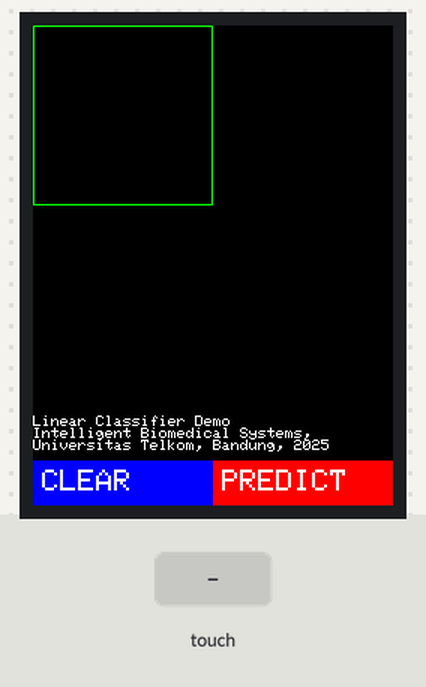
Simulated run of this sketch. Board: Arduino Uno, built with avr-gcc and run on an emulated ATmega328P. Shown: 240×320 colour display. Inputs (shaded band) come from the test bench.

Above: at 1.5 s.
1.6 s: touch panel pressed at 62 % / 10 % of its raw x / y range
At 3.1 s:
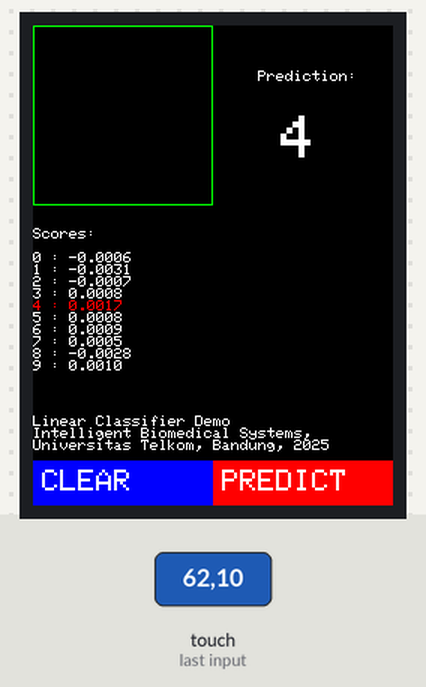
3.4 s: touch panel pressed at 87 % / 10 % of its raw x / y range
At 3.7 s:
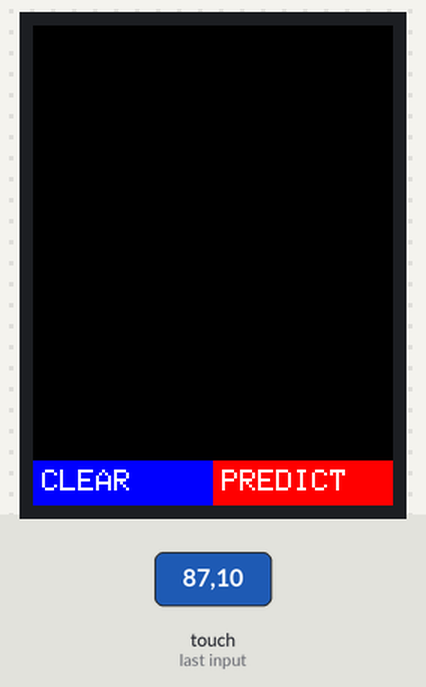
5.2 s: touch panel pressed at 13 % / 90 % of its raw x / y range
At 6.4 s:
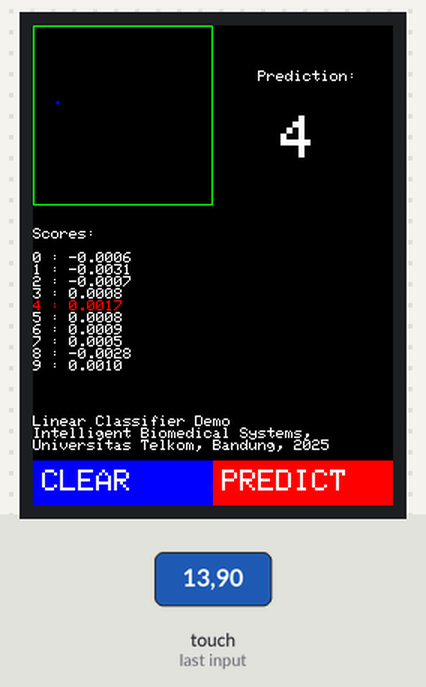
6.7 s: touch panel pressed at 13 % / 10 % of its raw x / y range
At 8.1 s:
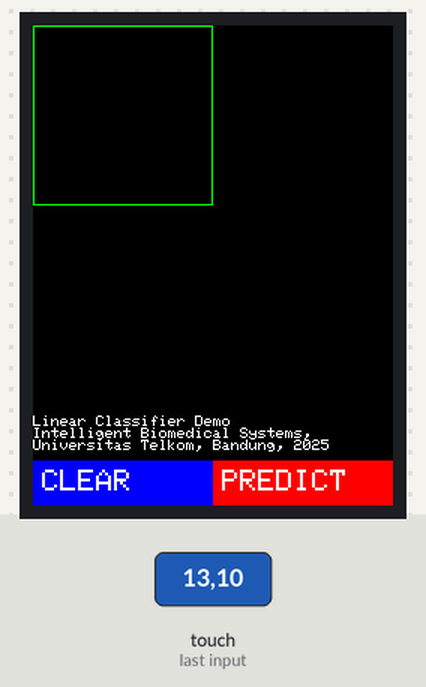
Timing chart, 0 to 9.4 s (numbered marks = the images above; inputs shaded):
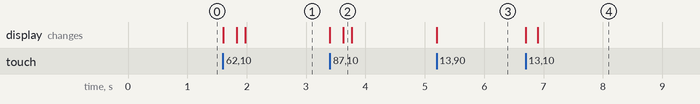

Measured:
- after the input at 1.6 s, the display: first changes at once (image 1 shows a later state)
- after the input at 3.4 s, the display: first changes at once (image 2 shows a later state)
- after the input at 5.2 s, the display: changes at once (image 3)
- after the input at 6.7 s, the display: first changes at once (image 4 shows a later state)

The sketch:

linear-classifier.ino
```cpp
/**
 * Auralius Manurung -- Universitas Telkom
 * auralius.manurung@ieee.org
 */

#include <MCUFRIEND_kbv.h>
MCUFRIEND_kbv tft;  // hard-wired for UNO shields anyway.
#include <TouchScreen.h>
#include "matrix.h"  // the weight matrix is here

const int XP = 6, YP = A1, XM = A2, YM = 7;  //most common configuration
const int TS_LEFT = 174, TS_RT = 902, TS_TOP = 215, TS_BOT = 957;

TouchScreen ts = TouchScreen(XP, YP, XM, YM, 300);
TSPoint tp;

#define MINPRESSURE 100
#define MAXPRESSURE 1000
# define PENRADIUS  1

const int16_t W8 = 240 / 8;
const int16_t W16 = 240 / 16;
const int16_t W2 = 240 / 2;

int16_t ROI[8];  //xmin, ymin, xmax, ymax, width, length, center x, center y

// The discretized drawing area: 8x8 grids, max value of each grid is 16
byte GRID[8][8];

// Grayscale colors in 17 steps: 0 to 16
uint16_t GREYS[17];

// Grayscale of 17 steps from TFT_BLACK (0x0000) to white(0xFFFF)
// #15 and #16 are both (0xFFFF) for simplification since 17 is an odd number
void create_greys() {
  for (int16_t k = 0; k < 16; k++)
    GREYS[k] = ((2 * k << 11) | (4 * k << 5) | 2 * k);
  GREYS[16] = 0xFFFF;
}


// Clear the grid data, set all to 0
void reset_grid() {
  for (int16_t i = 0; i < 8; i++)
    for (int16_t j = 0; j < 8; j++)
      GRID[i][j] = 0;

  // Reset ROI
  ROI[0] = 1000;  // xmin
  ROI[1] = 1000;  // ymin
  ROI[2] = 0;     // xmax
  ROI[3] = 0;     // ymax
  ROI[4] = 0;
  ROI[5] = 0;
  ROI[6] = 0;
  ROI[7] = 0;
}


// Normalize the numbers in the grids such that they range from 0 to 16
void normalize_grid() {
  // find the maximum
  float maxval = 0.0;
  for (int16_t i = 0; i < 8; i++)
    for (int16_t j = 0; j < 8; j++)
      if (GRID[i][j] > maxval)
        maxval = GRID[i][j];

  // normalize such that the maximum is 16.0
  for (int16_t i = 0; i < 8; i++)
    for (int16_t j = 0; j < 8; j++) {
      GRID[i][j] = (float)GRID[i][j] / maxval * 16.0 + 0.5;  // round instead of floor!
      if (GRID[i][j] > 16)
        GRID[i][j] = 16;
    }
}


// Draw the grids in the screen
// The fill-color or the gray-level of each grid is set based on its value
void area_setup() {
  tft.fillRect(0, 0, 240, 320 - W8, TFT_BLACK);

  for (int16_t i = 0; i < 8; i++) {
    for (int16_t j = 0; j < 8; j++) {
      tft.fillRect(i * W16, j * W16, W16, W16, GREYS[GRID[i][j]]);
    }
  }

  tft.drawRect(0, 0, W16 * 8, W16 * 8, TFT_GREEN);

  tft.setTextSize(1);
  tft.setTextColor(TFT_WHITE);
  tft.setCursor(0, 320 - W8 * 2);
  tft.print(F("Linear Classifier Demo\nIntelligent Biomedical Systems,\nUniversitas Telkom, Bandung, 2025"));
}


// Track ROI, the specific area where the drawing occurs
void track_roi(int16_t xpos, int16_t ypos) {
  if (xpos - PENRADIUS < ROI[0])
    ROI[0] = xpos - PENRADIUS;
  if (xpos + PENRADIUS > ROI[2])
    ROI[2] = xpos + PENRADIUS;
  if (ypos - PENRADIUS < ROI[1])
    ROI[1] = ypos - PENRADIUS;
  if (ypos + PENRADIUS > ROI[3])
    ROI[3] = ypos + PENRADIUS;

  ROI[4] = ROI[2] - ROI[0];
  ROI[5] = ROI[3] - ROI[1];

  ROI[6] = ROI[0] + ROI[4] / 2;
  ROI[7] = ROI[1] + ROI[5] / 2;
}


// Draw the ROI as a TFT_RED rectangle
void draw_roi() {
  tft.drawRect(ROI[0], ROI[1], ROI[4], ROI[5], TFT_RED);
  tft.drawCircle(ROI[6], ROI[7], 2, TFT_RED);
}


// Draw the two button at the bottom of the screen
void draw_buttons(char *label1, char *label2) {
  // Add 2 buttons in the bottom: CLEAR and PREDICT
  tft.fillRect(0, 320 - W8, W2, W2, TFT_BLUE);
  tft.fillRect(W2, 320 - W8, W2, W2, TFT_RED);
  tft.setTextSize(2);
  tft.setCursor(6, 320 - W8 + 6);
  tft.print(label1);
  tft.setCursor(W2 + 6, 320 - W8 + 6);
  tft.print(label2);
}


// Put text at the bottom of the screen, right above the two buttons
void print_label(byte label) {
  tft.setCursor(W16 * 10, W16 * 2);
  tft.setTextSize(1);

  if (label == 255) {
    tft.print(F("Please wait!"));
  } else {
    tft.print(F("Prediction:"));

    tft.setCursor(W16 * 11, W16 * 4);
    tft.setTextSize(4);

    char label_txt[3];
    itoa(label, label_txt, 10);
    tft.print(label);
  }
}


// Arduino setup function
void setup(void) {
  //Serial.begin(9600);

  create_greys();

  tft.reset();
  tft.begin(tft.readID());
  tft.fillScreen(TFT_BLACK);

  reset_grid();
  area_setup();

  draw_buttons("CLEAR", "PREDICT");
}


void loop() {
  int16_t xpos, ypos;  //screen coordinates
  tp = ts.getPoint();  //tp.x, tp.y are ADC values

  // if sharing pins, you'll need to fix the directions of the touchscreen pins
  pinMode(XM, OUTPUT);
  pinMode(YP, OUTPUT);

  // we have some minimum pressure we consider 'valid'
  if (tp.z > MINPRESSURE && tp.z < MAXPRESSURE) {
    /// Map to your current pixel orientation
    xpos = map(tp.x, TS_LEFT, TS_RT, 0, 240);
    ypos = map(tp.y, TS_BOT, TS_TOP, 0, 320);

    // are we in drawing area ?
    if (((ypos - PENRADIUS) > 0) && ((ypos + PENRADIUS) < W16 * 8) && ((xpos - PENRADIUS) > 0) && ((xpos + PENRADIUS) < W16 * 8)) {
      tft.fillCircle(xpos, ypos, PENRADIUS, TFT_BLUE);
      track_roi(xpos, ypos);
    }

    // CLEAR?
    if ((ypos > 320 - W8) && (xpos < W2)) {
      reset_grid();
      area_setup();
    }

    // PREDICT?
    if ((ypos > 320 - W8) && (xpos > W2)) {
      print_label(255);
      draw_roi();

      for (int16_t i = 0; i < 8; i++) {
        for (int16_t j = 0; j < 8; j++) {
          for (int16_t k = 0; k < 15; k++) {
            for (int16_t l = 0; l < 15; l++) {
              int16_t x = i * W16 + k;
              int16_t y = j * W16 + l;

              uint16_t pixel = tft.readPixel(x, y);

              if (pixel == TFT_BLUE) {
                float s = 120.0 / (float)ROI[5];
                int16_t x_ = s * (float)(x - ROI[0]) + 60.0 - s * 0.5 * (float)ROI[4];  // Align to center (60,60)
                int16_t y_ = s * (float)(y - ROI[1]);

                if ((x_ >= 0) && (x_ < 120) && (y_ >= 0) && (y_ < 120)) {
                  tft.fillCircle(x_, y_, 1, TFT_RED);
                  GRID[x_ / W16][y_ / W16] = GRID[x_ / W16][y_ / W16] + 1;
                  //GRID[x/W16][y/W16] = GRID[x/W16][y/W16] + 1;
                }
              }
            }
          }
        }
      }
      //delay(1000);
      normalize_grid();
      area_setup();
      predict();
      reset_grid();
    }
  }
}


// Convert to float, flatten the grids, add 1 at the end (for the bias tricks)
float get_x(int16_t i) {
  if (i < 64)
    return (float)GRID[i % 8][i / 8];
  else
    return 1.0;
}


// Do the prediction
void predict() {
  float max_y = 0;
  int16_t label;

  // Compute the scores: y = x * W (matrix multiplication)
  float y[10];
  for (int16_t i = 0; i < 10; i++) {
    y[i] = 0;
    for (int16_t j = 0; j < 65; j++) {
      float w = pgm_read_float(&W[i + j * 10]);  // Read from PROGMEM one element only!
      y[i] = y[i] + (get_x(j) * w);
    }

    // Keep the largest!
    if (y[i] > max_y) {
      max_y = y[i];
      label = i;
    }
  }

  // Display the scores
  tft.setCursor(0, W16 * 9);
  tft.setTextSize(1);
  tft.println("Scores:\n");

  for (int16_t i = 0; i < 10; i++) {
    if (i == label)
      tft.setTextColor(TFT_RED);
    else
      tft.setTextColor(TFT_WHITE);

    tft.print(String(i));
    tft.print(" : ");
    tft.println(String(y[i], 4));
  }

  // Display the results
  print_label(label);
}
```

matrix.h
```cpp
/**
 * Auralius Manurung -- Universitas Telkom
 * auralius.manurung@ieee.org
 */

// The W matrix computed by SVM of Softmax, gradient descent method (not the stochastic one)
// https://github.com/auralius/AEK3LBB3/blob/main/softmax.ipynb

const float W[] PROGMEM = { -1.256e-05, 1.450e-03, -1.268e-03, -1.030e-03, 4.205e-04, -1.821e-04, 9.507e-04, -4.090e-04, 3.494e-04, -1.170e-04,
                            -1.200e-03, -7.541e-03, 5.149e-03, 9.057e-03, -4.364e-04, 7.180e-04, -3.335e-03, 5.309e-03, -4.019e-03, -1.593e-03,
                            -1.643e-02, -2.895e-02, 3.766e-02, 3.102e-02, -1.252e-02, 4.638e-02, -3.780e-02, 1.714e-02, -3.907e-02, 3.537e-03,
                            6.410e-03, -2.746e-02, 2.551e-02, 1.944e-02, -5.416e-02, 2.463e-02, -1.791e-02, 1.031e-02, -5.876e-03, 2.007e-02,
                            -1.099e-02, -6.139e-02, -1.359e-02, 3.598e-02, -2.958e-02, 6.305e-02, -2.232e-02, 3.589e-02, 1.022e-03, 1.891e-03,
                            -2.808e-02, -1.199e-02, -2.790e-02, 9.935e-03, -6.173e-02, 1.124e-01, -2.819e-02, 5.749e-02, -1.128e-02, -1.116e-02,
                            -1.191e-02, -1.427e-02, -6.168e-03, -5.019e-03, -1.063e-02, 4.667e-02, -9.168e-03, 4.026e-02, -2.991e-02, 9.074e-05,
                            -6.228e-04, -5.437e-03, -1.851e-03, -2.352e-03, 6.930e-03, 6.703e-03, -1.167e-03, 9.232e-03, -2.427e-03, -8.192e-03,
                            -5.992e-04, -1.210e-03, -1.663e-03, 4.770e-04, 1.508e-03, -4.322e-04, 1.321e-03, -6.534e-05, 1.529e-03, 3.487e-04,
                            -1.356e-02, -4.021e-02, 2.434e-02, 3.658e-02, -7.223e-03, 6.000e-03, -2.231e-02, -3.446e-03, 3.630e-03, 1.195e-02,
                            8.847e-03, -9.515e-02, 4.924e-02, 2.995e-02, -6.449e-02, 4.366e-02, -2.864e-02, -4.131e-03, 2.009e-02, 3.741e-02,
                            1.875e-02, -1.307e-03, 1.728e-02, -2.153e-02, -2.356e-02, 4.358e-02, 5.413e-03, 1.783e-02, -5.224e-02, -3.658e-03,
                            2.826e-02, 2.916e-02, 1.874e-02, 8.518e-03, -5.428e-02, 1.952e-03, -5.335e-02, 5.068e-02, -4.581e-02, 1.359e-02,
                            2.956e-02, 1.456e-03, -1.902e-02, 2.856e-02, -7.566e-02, -1.007e-02, -6.350e-02, 3.012e-02, 4.359e-02, 3.964e-02,
                            -1.156e-02, -2.019e-02, -1.185e-02, 9.169e-03, 2.576e-02, -5.106e-03, -1.372e-02, 2.224e-02, -1.602e-02, 2.100e-02,
                            -1.164e-03, -4.045e-03, -1.760e-03, 2.449e-03, 7.473e-03, -6.497e-04, -7.377e-04, 5.784e-03, -2.040e-03, -2.841e-03,
                            -1.284e-03, 4.822e-04, 1.038e-03, 7.247e-04, -6.279e-05, -4.288e-05, -3.230e-04, 3.871e-04, -4.218e-04, 3.860e-04,
                            3.534e-03, -1.073e-02, 1.052e-02, -1.743e-02, -3.140e-03, 1.078e-02, -2.639e-02, -2.479e-02, 3.297e-02, 2.521e-02,
                            3.376e-02, -7.900e-03, -3.307e-02, -1.169e-01, 9.455e-03, 6.684e-02, 2.497e-02, -9.014e-02, 4.617e-02, 6.468e-02,
                            -1.698e-02, 1.239e-01, -5.308e-02, -6.695e-02, 6.080e-02, 3.151e-02, -2.464e-03, -6.823e-02, -7.170e-03, 2.377e-03,
                            -3.553e-02, 1.070e-01, 1.847e-02, 4.148e-02, -1.345e-02, -6.904e-02, -7.367e-02, 9.669e-03, -1.330e-02, 2.931e-02,
                            5.743e-02, -2.759e-03, 5.829e-04, -6.982e-03, -4.250e-03, -1.398e-01, -8.200e-02, 1.210e-02, 5.680e-02, 1.085e-01,
                            1.746e-02, -2.344e-02, -3.331e-03, -1.098e-02, 2.246e-02, -5.401e-02, -1.708e-02, 1.181e-02, 8.446e-03, 4.614e-02,
                            4.792e-05, -2.044e-03, -1.457e-04, -1.085e-03, 1.743e-03, -1.161e-03, -9.582e-04, 2.276e-03, -1.277e-03, 2.545e-03,
                            1.079e-05, 1.066e-03, 7.848e-04, -2.810e-04, 6.470e-04, -1.184e-03, -5.613e-04, -7.685e-04, 1.403e-03, 5.326e-04,
                            2.990e-02, 9.197e-03, -1.242e-02, -3.125e-02, 2.861e-02, 2.616e-02, -2.420e-03, -2.388e-02, -1.755e-02, -9.404e-03,
                            2.915e-02, 1.724e-02, -8.936e-02, -1.055e-01, 6.685e-02, 6.095e-02, 3.525e-02, -6.090e-02, 8.019e-03, 3.862e-02,
                            -7.638e-02, 5.404e-02, -8.854e-02, 7.467e-03, 4.473e-02, 2.631e-02, -2.812e-02, -2.850e-02, 7.443e-02, 1.685e-02,
                            -9.745e-02, 6.275e-02, -3.456e-03, 4.357e-02, -1.538e-02, -2.650e-02, -4.687e-02, 2.297e-02, 4.053e-02, 1.803e-02,
                            8.108e-03, 2.323e-04, -1.127e-02, -6.794e-02, 5.962e-02, -2.882e-02, -6.548e-02, 3.213e-02, -1.456e-02, 8.544e-02,
                            4.940e-02, -3.498e-02, -1.562e-02, -3.903e-02, 6.176e-02, -3.296e-02, -2.908e-02, 3.996e-02, -2.575e-02, 2.627e-02,
                            -4.087e-04, 4.986e-04, -1.433e-03, -3.743e-04, 1.065e-03, 4.127e-04, -1.424e-04, 2.853e-04, 8.479e-04, 1.071e-04,
                            6.552e-04, 7.131e-04, 7.148e-06, 1.050e-03, 1.413e-04, -1.798e-04, -5.398e-04, -3.748e-04, 4.118e-04, 2.961e-04,
                            3.808e-02, -9.744e-03, -1.709e-02, -1.391e-02, 4.929e-02, -2.730e-03, 1.482e-02, 1.509e-03, -3.509e-02, -2.573e-02,
                            5.091e-02, -1.770e-02, -6.074e-02, -5.323e-02, 7.024e-02, -1.770e-02, 6.099e-02, 1.654e-02, -1.208e-02, -4.149e-02,
                            -7.587e-02, 5.023e-03, -3.003e-02, 5.372e-03, 2.331e-03, -3.371e-02, 2.999e-02, 4.633e-02, 6.597e-02, -1.844e-02,
                            -9.465e-02, 3.389e-02, -1.709e-02, 5.070e-02, 3.213e-02, -5.143e-02, 2.134e-02, 4.976e-02, 1.833e-02, -4.351e-02,
                            -1.680e-02, -2.656e-02, -6.346e-02, 2.397e-02, 7.373e-02, -1.146e-02, 9.044e-03, 5.532e-02, -7.518e-02, 3.053e-02,
                            4.634e-02, -4.295e-02, -3.817e-02, -7.552e-03, 4.373e-02, 1.195e-02, -1.015e-02, 4.130e-02, -4.732e-02, 9.800e-04,
                            1.025e-03, -1.073e-03, 1.359e-03, 1.013e-03, 1.704e-04, -5.703e-04, 6.464e-04, 1.892e-04, 2.300e-04, -6.862e-04,
                            -4.847e-04, -1.246e-03, -1.089e-03, 1.121e-03, 3.266e-03, -1.377e-06, -1.187e-03, -8.979e-04, -1.296e-04, -2.619e-04,
                            1.517e-02, -3.169e-02, -4.031e-03, -1.287e-02, 7.201e-02, -1.900e-02, -5.651e-03, 6.076e-04, -1.723e-04, -1.456e-02,
                            8.237e-02, -3.179e-02, 1.271e-02, -7.907e-02, 2.356e-02, -9.787e-02, 9.068e-02, -9.935e-03, 1.016e-01, -9.250e-02,
                            -3.864e-02, 4.247e-02, 5.318e-02, -9.034e-02, 5.862e-02, -5.857e-02, 5.438e-02, 4.905e-02, 1.397e-02, -8.258e-02,
                            -5.295e-02, 4.931e-02, -2.700e-02, -2.016e-02, 8.650e-02, -2.940e-02, -1.338e-03, 1.756e-02, 1.627e-02, -4.334e-02,
                            1.990e-02, -3.529e-02, -8.440e-02, 6.649e-02, 1.579e-02, 3.232e-03, 2.741e-02, -2.568e-02, 1.002e-02, 1.637e-03,
                            1.775e-02, -4.005e-02, -6.373e-02, 5.274e-02, -1.778e-02, 1.737e-02, 5.927e-02, -1.016e-02, -1.438e-02, -1.702e-03,
                            1.751e-04, -1.340e-03, 8.773e-04, 1.142e-03, 1.118e-03, 5.445e-05, 2.145e-03, 6.709e-04, -8.477e-04, -6.681e-04,
                            -6.418e-04, -6.255e-04, 2.284e-03, -7.614e-05, 2.494e-03, -1.079e-03, -1.200e-03, 6.071e-04, -2.970e-05, -3.909e-04,
                            -8.203e-03, -2.244e-02, 2.064e-02, -2.237e-03, 4.270e-02, -2.336e-03, -2.216e-02, -6.422e-03, 2.180e-03, -1.442e-03,
                            4.329e-02, -3.597e-02, 4.510e-02, -1.392e-02, -2.128e-02, -1.469e-02, 2.338e-02, -3.163e-02, 5.908e-02, -5.103e-02,
                            1.425e-02, 1.323e-02, 7.156e-02, -2.924e-02, 4.363e-03, -1.924e-02, 3.868e-02, 2.529e-02, -5.943e-02, -5.816e-02,
                            1.861e-02, 4.702e-02, 4.955e-02, 7.849e-03, 2.381e-02, 1.303e-02, -3.501e-02, -5.125e-02, -3.178e-02, -4.167e-02,
                            3.226e-02, -6.512e-03, 2.999e-02, 7.054e-02, -4.318e-02, -4.158e-03, 2.955e-02, -8.023e-02, 1.930e-02, -5.084e-02,
                            -2.674e-02, -2.390e-02, 2.869e-02, 1.868e-02, -2.811e-02, -8.561e-03, 6.850e-02, -2.503e-02, -3.007e-03, -2.291e-03,
                            -2.154e-03, 5.136e-03, 7.668e-04, -4.853e-03, -2.115e-03, -3.907e-04, 6.314e-03, -1.157e-04, -2.397e-03, -1.866e-04,
                            3.801e-05, 3.918e-04, 6.767e-04, 4.636e-04, -4.404e-04, -6.624e-04, 2.279e-05, -4.266e-04, 1.691e-04, 3.614e-04,
                            -3.051e-03, -3.203e-03, 8.520e-03, 7.666e-03, 1.748e-03, -2.857e-04, -4.233e-03, 1.892e-03, -9.989e-03, -9.326e-04,
                            -1.892e-02, -3.485e-02, 4.053e-02, 4.847e-02, -1.212e-02, 4.407e-02, -3.704e-02, 1.501e-02, -4.786e-02, -5.380e-03,
                            1.070e-02, -4.047e-02, 2.696e-02, 3.765e-02, -6.279e-02, 4.512e-02, -1.625e-02, -2.430e-02, 1.279e-02, 9.664e-03,
                            8.517e-03, -4.134e-03, 3.135e-02, 2.669e-02, -1.877e-02, -1.966e-03, 2.933e-02, -9.234e-02, 1.562e-02, 5.222e-03,
                            -2.580e-02, 4.888e-02, 7.370e-02, -6.182e-03, -4.075e-02, -2.696e-02, 6.203e-02, -5.134e-02, -1.655e-02, -1.785e-02,
                            -2.428e-02, 2.402e-02, 8.505e-02, -2.829e-02, -1.717e-02, -1.327e-02, 2.353e-02, -1.473e-02, -1.654e-02, -1.779e-02,
                            -2.134e-03, 1.823e-02, 1.332e-02, -8.748e-03, -1.117e-03, -5.205e-03, -3.233e-03, -1.362e-03, -2.115e-03, -6.388e-03,
                            -5.754e-04, -3.059e-03, -7.332e-04, 8.323e-04, 1.693e-03, 7.859e-04, 9.246e-04, 4.764e-04, -2.817e-03, 1.008e-03 };
```
